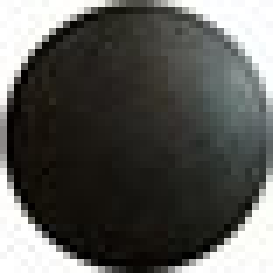
#> input picture assets/blackPiece.png, 39 x 39 px (shown 7 times larger)
$ python -i main.py   (imports and definitions only)
#> lines starting #> are read from the running program, lines starting #| are printed output that depends on the picture
#> further down, picture is the input picture: shape (39, 39, 3); mean B, G, R 85, 88.6, 88.6
### src/Identify/chessPoly.py
import numpy as np

PROD_EPS = 30.0
COS_ANGEL_TIMES = 0.6
XY_EPS = PROD_EPS * 0.2


# remove multi-polyline

def make_vector(line):
    x1, y1, x2, y2 = line[0]
    return np.array([x1 - x2, y1 - y2])


def make_vec(x1, y1):
    return np.array([x1, y1])


# [10 lines left out: functions vec_prod, vector_in_prod, not called in this run]


def vec_length(vec):
    return np.sqrt(vector_in_prod(vec, vec))


def point_distance(x1, y1, x2, y2):
    return np.sqrt((x2 - x1) * (x2 - x1) + (y2 - y1) * (y2 - y1))


def vector_length(x1, y1):
    return np.sqrt(x1 * x1 + y1 * y1)


def check_height(x1, y1, x2, y2):
    prod = abs(vec_prod(make_vec(x1, y1), make_vec(x2, y2)))
    return prod / vector_length(x1, y1)


# [79 lines left out: functions check_same_line, line_equals, line_cmp, partition, quick_sort, not called in this run]


def remove_same_line(lines):
    """
    It removes lines that are the same

    :param lines: The output of cv2.HoughLinesP
    :return: The number of lines and the lines themselves.
    """
    basis = []
    count = 0

    for line1 in lines:
        flag = 1

        for line2 in basis:
            if check_same_line(line1, line2) != 1:
                continue

            flag = 0

            if vec_length(make_vector(line1)) > vec_length(make_vector(line2)):
                line2 = line1

            break

        if not flag:
            continue

        count = count + 1
        basis.append(line1)

    quick_sort(basis, 0, len(basis) - 1)

    return count, np.array(basis)

### src/Identify/main.py
import os
import cv2
import numpy as np
import socket

import chessPoly
import checkPos

PROD_EPS: float = 30.0
lineCount: int = 0
width, height = 960, 1036


def get_chess_line(input_image):
    """
    It takes an image, converts it to grayscale, finds the edges, and then finds lines in the image

    :param input_image: the image we're searching in
    :return: a list of lines. Each line is represented by a list of 4 numbers.
    """
    image = input_image.copy()
    # img_size = image.shape

    # Change color to RGB (from BGR)
    image = cv2.cvtColor(image, cv2.COLOR_BGR2RGB)
    gray_img = cv2.cvtColor(image, cv2.COLOR_RGB2GRAY)

    low_threshold = 100
    high_threshold = 200
    edges = cv2.Canny(gray_img, low_threshold, high_threshold)
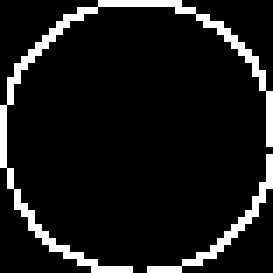
#> edges: shape (39, 39) (shown 7 times larger); 9.3% white in thin lines or dots

    rho = 1
    theta = np.pi / 180
    threshold = 50
    min_line_length = PROD_EPS
    max_line_gap = 3

    # creating an image copy to draw lines on
    # line_image = np.copy(image)

    # Run Hough on the edge-detected image
    lines = cv2.HoughLinesP(edges, rho, theta, threshold, np.array([]), min_line_length, max_line_gap)
#> lines = None

    return chessPoly.remove_same_line(lines)


position = []


# [29 lines left out: functions initialize_transform, initialize_position, not called in this run]


waiting_frame = 30


# [73 lines left out: function split_frames_mp4, not called in this run]


# [8 lines not run here, left out]

>>> import cv2
>>> picture = cv2.imread('../../assets/blackPiece.png')
#> (the run stopped early here; a loop or call above may not have finished)
